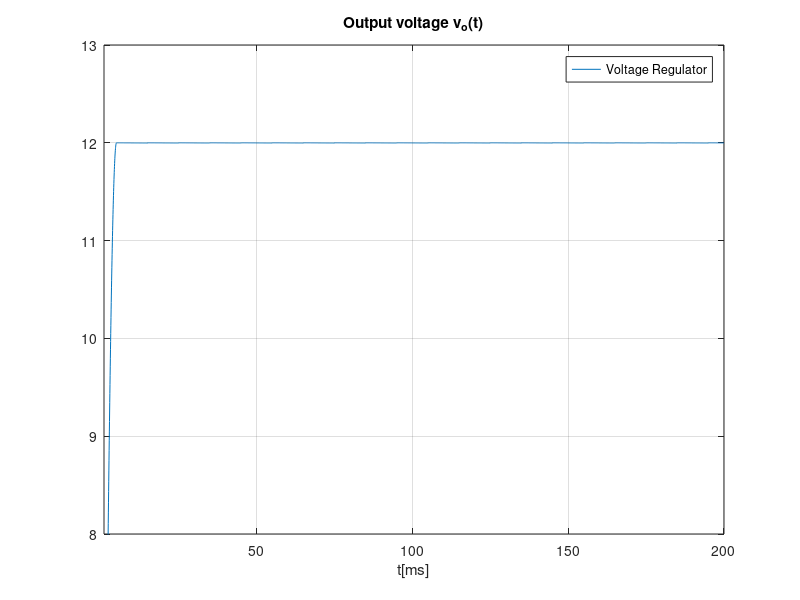

The MATLAB script that drew this image:
close all 
clear all
f=50;
w=2*pi*f;
R=300e3
C=150e-6

%envelope detector
A=230*0.73896;  %%%%%transformador
t=linspace(0, 200e-3, 5000);

vS = A * sin(w*t);
vOhr = zeros(1, length(t));
vO = zeros(1, length(t));

tOFF = 1/w * atan(-C*R*w);
k = 1;
vOnexp = A*sin(w*tOFF)*exp(-(t-tOFF)/R/C);

%%figure
for i=1:length(t)   %%%%%retificador de onda completa
  if (vS(i) > 0)
    vOhr(i) = vS(i);
  else
    vOhr(i) = -vS(i);
  endif
endfor

%%%plot(t*1000, vOhr)
%%%hold

for i=1:length(t)
  if t(i) < tOFF
    vO(i) = vOhr(i);
  elseif vOnexp(i) > vOhr(i)
    vO(i) = vOnexp(i);
  else 
    vO(i) = vOhr(i);
    tOFFA(k) = tOFF;
    k = k+1;
    tOFF = tOFF + 1/(2*f);
    vOnexp =abs( A*sin(w*tOFF))*exp(-(t-tOFF)/R/C);
  endif
endfor


for i=200:length(t) 
vOmin=vO(i);
if(vOmin<vO(i))
vOmin=vO(i);
endif
endfor
vOmin

%%%%plot(t*1000, vO)
%%grid on
%%%title("Output voltage v_o(t)")
%%%%xlabel ("t[ms]")
%%%%legend("full-wave rectified","envelope")
%%%%print ("venvlope.eps", "-depsc");


ripplee=max(vO)-vOmin;
ripplef=ripplee*459.828/(459.828+100*10^3);


printf("ripple_TAB\n")
Min = vOmin* 12 /169.9608
Ripple = ripplef
Max = max(vO)* 12 /169.9608
printf("ripple_END\n");


vOf = vO * 12 /169.9608;

figure
plot(t*1000, vOf)
axis([1e-3*1000, 200e-3*1000, 8, 13])
grid on
title("Output voltage v_o(t)")
xlabel ("t[ms]")
legend("Voltage Regulator","envelope")
print ("Vregulator.eps", "-depsc");





